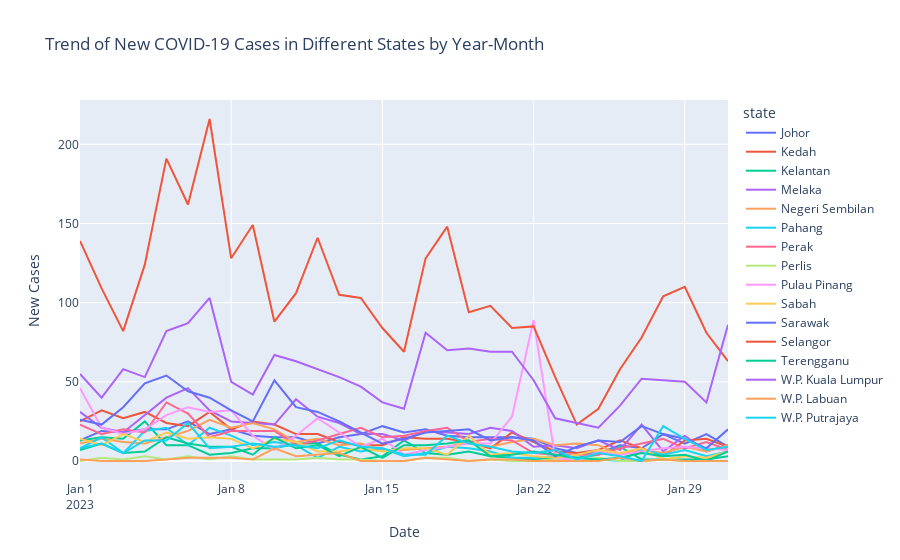

Notebook code cell kept with this figure:
### Code cell
import pandas as pd
import plotly.express as px

CSV_FILE = 'casesstate.csv'
df = pd.read_csv(CSV_FILE)
df['date'] = pd.to_datetime(df['date'])
unique_years = df['date'].dt.year.unique()
unique_months = df['date'].dt.month.unique()

def validate_years_and_months(year, month):
    if (
        year in unique_years and 2020 <= year <= 2023 and
        month in unique_months and 1 <= month <= 12
    ):
        return True
    else:
        return False

while True:
    year_input = input("Step 1: Please enter a year (2020-2023) or press Enter to skip: ")
    if not year_input:
        df_filtered = df
        break
    
    month_input = input("Step 2: Please enter a month (1-12) or press Enter to skip: ")
    if not month_input:
        df_filtered = df
        break
    
    try:
        year = int(year_input)
        month = int(month_input)
        if validate_years_and_months(year, month):
            df_filtered = df[
                (df['date'].dt.year == year) &
                (df['date'].dt.month == month)
            ]
            total_cases = df_filtered['cases_new'].sum()  # Calculate total cases
            print(f"Total cases for {year}-{month} is {total_cases} cases")
            break
        else:
            print("Invalid year or month. Please try again.")
    except ValueError:
        print("Invalid input. Please enter a valid year and month.")
        
if 'df_filtered' in locals():
    fig = px.line(
        df_filtered,
        x='date',
        y='cases_new',
        color='state',
        title='Trend of New COVID-19 Cases in Different States by Year-Month'
    )
    fig.update_layout(xaxis_title='Date', yaxis_title='New Cases')
    fig.show()

### Figure 1 — Plotly figure (JSON) as saved in the notebook; plotly's stock layout.template omitted (floating-point values rounded to 4 significant figures)
{"data": [{"hovertemplate": "state=Johor<br>date=%{x}<br>cases_new=%{y}<extra></extra>", "legendgroup": "Johor", "line": {"color": "#636efa", "dash": "solid"}, "marker": {"symbol": "circle"}, "mode": "lines", "name": "Johor", "orientation": "v", "showlegend": true, "type": "scatter", "x": ["2023-01-01T00:00:00", "2023-01-02T00:00:00", "2023-01-03T00:00:00", "2023-01-04T00:00:00", "2023-01-05T00:00:00", "2023-01-06T00:00:00", "2023-01-07T00:00:00", "2023-01-08T00:00:00", "2023-01-09T00:00:00", "2023-01-10T00:00:00", "2023-01-11T00:00:00", "2023-01-12T00:00:00", "2023-01-13T00:00:00", "2023-01-14T00:00:00", "2023-01-15T00:00:00", "2023-01-16T00:00:00", "2023-01-17T00:00:00", "2023-01-18T00:00:00", "2023-01-19T00:00:00", "2023-01-20T00:00:00", "2023-01-21T00:00:00", "2023-01-22T00:00:00", "2023-01-23T00:00:00", "2023-01-24T00:00:00", "2023-01-25T00:00:00", "2023-01-26T00:00:00", "2023-01-27T00:00:00", "2023-01-28T00:00:00", "2023-01-29T00:00:00", "2023-01-30T00:00:00", "2023-01-31T00:00:00"], "xaxis": "x", "y": [13, 19, 18, 20, 20, 25, 17, 20, 16, 15, 15, 11, 15, 17, 22, 18, 20, 16, 15, 15, 15, 14, 8, 5, 5, 10, 8, 17, 11, 17, 9], "yaxis": "y"}, {"hovertemplate": "state=Kedah<br>date=%{x}<br>cases_new=%{y}<extra></extra>", "legendgroup": "Kedah", "line": {"color": "#EF553B", "dash": "solid"}, "marker": {"symbol": "circle"}, "mode": "lines", "name": "Kedah", "orientation": "v", "showlegend": true, "type": "scatter", "x": ["2023-01-01T00:00:00", "2023-01-02T00:00:00", "2023-01-03T00:00:00", "2023-01-04T00:00:00", "2023-01-05T00:00:00", "2023-01-06T00:00:00", "2023-01-07T00:00:00", "2023-01-08T00:00:00", "2023-01-09T00:00:00", "2023-01-10T00:00:00", "2023-01-11T00:00:00", "2023-01-12T00:00:00", "2023-01-13T00:00:00", "2023-01-14T00:00:00", "2023-01-15T00:00:00", "2023-01-16T00:00:00", "2023-01-17T00:00:00", "2023-01-18T00:00:00", "2023-01-19T00:00:00", "2023-01-20T00:00:00", "2023-01-21T00:00:00", "2023-01-22T00:00:00", "2023-01-23T00:00:00", "2023-01-24T00:00:00", "2023-01-25T00:00:00", "2023-01-26T00:00:00", "2023-01-27T00:00:00", "2023-01-28T00:00:00", "2023-01-29T00:00:00", "2023-01-30T00:00:00", "2023-01-31T00:00:00"], "xaxis": "x", "y": [25, 32, 27, 31, 24, 22, 31, 20, 25, 23, 17, 17, 12, 10, 10, 15, 14, 14, 12, 8, 18, 12, 6, 5, 7, 13, 8, 3, 13, 14, 9], "yaxis": "y"}, {"hovertemplate": "state=Kelantan<br>date=%{x}<br>cases_new=%{y}<extra></extra>", "legendgroup": "Kelantan", "line": {"color": "#00cc96", "dash": "solid"}, "marker": {"symbol": "circle"}, "mode": "lines", "name": "Kelantan", "orientation": "v", "showlegend": true, "type": "scatter", "x": ["2023-01-01T00:00:00", "2023-01-02T00:00:00", "2023-01-03T00:00:00", "2023-01-04T00:00:00", "2023-01-05T00:00:00", "2023-01-06T00:00:00", "2023-01-07T00:00:00", "2023-01-08T00:00:00", "2023-01-09T00:00:00", "2023-01-10T00:00:00", "2023-01-11T00:00:00", "2023-01-12T00:00:00", "2023-01-13T00:00:00", "2023-01-14T00:00:00", "2023-01-15T00:00:00", "2023-01-16T00:00:00", "2023-01-17T00:00:00", "2023-01-18T00:00:00", "2023-01-19T00:00:00", "2023-01-20T00:00:00", "2023-01-21T00:00:00", "2023-01-22T00:00:00", "2023-01-23T00:00:00", "2023-01-24T00:00:00", "2023-01-25T00:00:00", "2023-01-26T00:00:00", "2023-01-27T00:00:00", "2023-01-28T00:00:00", "2023-01-29T00:00:00", "2023-01-30T00:00:00", "2023-01-31T00:00:00"], "xaxis": "x", "y": [13, 15, 14, 25, 10, 10, 4, 5, 8, 8, 11, 11, 4, 1, 3, 13, 5, 4, 6, 3, 2, 1, 2, 2, 4, 9, 1, 1, 1, 1, 3], "yaxis": "y"}, {"hovertemplate": "state=Melaka<br>date=%{x}<br>cases_new=%{y}<extra></extra>", "legendgroup": "Melaka", "line": {"color": "#ab63fa", "dash": "solid"}, "marker": {"symbol": "circle"}, "mode": "lines", "name": "Melaka", "orientation": "v", "showlegend": true, "type": "scatter", "x": ["2023-01-01T00:00:00", "2023-01-02T00:00:00", "2023-01-03T00:00:00", "2023-01-04T00:00:00", "2023-01-05T00:00:00", "2023-01-06T00:00:00", "2023-01-07T00:00:00", "2023-01-08T00:00:00", "2023-01-09T00:00:00", "2023-01-10T00:00:00", "2023-01-11T00:00:00", "2023-01-12T00:00:00", "2023-01-13T00:00:00", "2023-01-14T00:00:00", "2023-01-15T00:00:00", "2023-01-16T00:00:00", "2023-01-17T00:00:00", "2023-01-18T00:00:00", "2023-01-19T00:00:00", "2023-01-20T00:00:00", "2023-01-21T00:00:00", "2023-01-22T00:00:00", "2023-01-23T00:00:00", "2023-01-24T00:00:00", "2023-01-25T00:00:00", "2023-01-26T00:00:00", "2023-01-27T00:00:00", "2023-01-28T00:00:00", "2023-01-29T00:00:00", "2023-01-30T00:00:00", "2023-01-31T00:00:00"], "xaxis": "x", "y": [31, 21, 18, 29, 40, 46, 32, 25, 24, 23, 39, 28, 24, 17, 17, 13, 19, 18, 17, 21, 19, 9, 10, 8, 13, 7, 23, 6, 16, 6, 10], "yaxis": "y"}, {"hovertemplate": "state=Negeri Sembilan<br>date=%{x}<br>cases_new=%{y}<extra></extra>", "legendgroup": "Negeri Sembilan", "line": {"color": "#FFA15A", "dash": "solid"}, "marker": {"symbol": "circle"}, "mode": "lines", "name": "Negeri Sembilan", "orientation": "v", "showlegend": true, "type": "scatter", "x": ["2023-01-01T00:00:00", "2023-01-02T00:00:00", "2023-01-03T00:00:00", "2023-01-04T00:00:00", "2023-01-05T00:00:00", "2023-01-06T00:00:00", "2023-01-07T00:00:00", "2023-01-08T00:00:00", "2023-01-09T00:00:00", "2023-01-10T00:00:00", "2023-01-11T00:00:00", "2023-01-12T00:00:00", "2023-01-13T00:00:00", "2023-01-14T00:00:00", "2023-01-15T00:00:00", "2023-01-16T00:00:00", "2023-01-17T00:00:00", "2023-01-18T00:00:00", "2023-01-19T00:00:00", "2023-01-20T00:00:00", "2023-01-21T00:00:00", "2023-01-22T00:00:00", "2023-01-23T00:00:00", "2023-01-24T00:00:00", "2023-01-25T00:00:00", "2023-01-26T00:00:00", "2023-01-27T00:00:00", "2023-01-28T00:00:00", "2023-01-29T00:00:00", "2023-01-30T00:00:00", "2023-01-31T00:00:00"], "xaxis": "x", "y": [11, 14, 12, 11, 15, 19, 26, 21, 24, 20, 12, 14, 10, 11, 7, 7, 8, 9, 12, 9, 12, 14, 10, 11, 10, 4, 7, 5, 9, 6, 10], "yaxis": "y"}, {"hovertemplate": "state=Pahang<br>date=%{x}<br>cases_new=%{y}<extra></extra>", "legendgroup": "Pahang", "line": {"color": "#19d3f3", "dash": "solid"}, "marker": {"symbol": "circle"}, "mode": "lines", "name": "Pahang", "orientation": "v", "showlegend": true, "type": "scatter", "x": ["2023-01-01T00:00:00", "2023-01-02T00:00:00", "2023-01-03T00:00:00", "2023-01-04T00:00:00", "2023-01-05T00:00:00", "2023-01-06T00:00:00", "2023-01-07T00:00:00", "2023-01-08T00:00:00", "2023-01-09T00:00:00", "2023-01-10T00:00:00", "2023-01-11T00:00:00", "2023-01-12T00:00:00", "2023-01-13T00:00:00", "2023-01-14T00:00:00", "2023-01-15T00:00:00", "2023-01-16T00:00:00", "2023-01-17T00:00:00", "2023-01-18T00:00:00", "2023-01-19T00:00:00", "2023-01-20T00:00:00", "2023-01-21T00:00:00", "2023-01-22T00:00:00", "2023-01-23T00:00:00", "2023-01-24T00:00:00", "2023-01-25T00:00:00", "2023-01-26T00:00:00", "2023-01-27T00:00:00", "2023-01-28T00:00:00", "2023-01-29T00:00:00", "2023-01-30T00:00:00", "2023-01-31T00:00:00"], "xaxis": "x", "y": [8, 15, 5, 19, 21, 10, 21, 16, 10, 12, 10, 2, 9, 6, 8, 3, 5, 9, 8, 6, 2, 2, 3, 2, 1, 0, 7, 4, 7, 3, 6], "yaxis": "y"}, {"hovertemplate": "state=Perak<br>date=%{x}<br>cases_new=%{y}<extra></extra>", "legendgroup": "Perak", "line": {"color": "#FF6692", "dash": "solid"}, "marker": {"symbol": "circle"}, "mode": "lines", "name": "Perak", "orientation": "v", "showlegend": true, "type": "scatter", "x": ["2023-01-01T00:00:00", "2023-01-02T00:00:00", "2023-01-03T00:00:00", "2023-01-04T00:00:00", "2023-01-05T00:00:00", "2023-01-06T00:00:00", "2023-01-07T00:00:00", "2023-01-08T00:00:00", "2023-01-09T00:00:00", "2023-01-10T00:00:00", "2023-01-11T00:00:00", "2023-01-12T00:00:00", "2023-01-13T00:00:00", "2023-01-14T00:00:00", "2023-01-15T00:00:00", "2023-01-16T00:00:00", "2023-01-17T00:00:00", "2023-01-18T00:00:00", "2023-01-19T00:00:00", "2023-01-20T00:00:00", "2023-01-21T00:00:00", "2023-01-22T00:00:00", "2023-01-23T00:00:00", "2023-01-24T00:00:00", "2023-01-25T00:00:00", "2023-01-26T00:00:00", "2023-01-27T00:00:00", "2023-01-28T00:00:00", "2023-01-29T00:00:00", "2023-01-30T00:00:00", "2023-01-31T00:00:00"], "xaxis": "x", "y": [23, 17, 20, 18, 37, 30, 15, 19, 19, 19, 10, 13, 17, 21, 15, 16, 19, 21, 12, 14, 13, 5, 4, 4, 4, 8, 11, 14, 8, 12, 7], "yaxis": "y"}, {"hovertemplate": "state=Perlis<br>date=%{x}<br>cases_new=%{y}<extra></extra>", "legendgroup": "Perlis", "line": {"color": "#B6E880", "dash": "solid"}, "marker": {"symbol": "circle"}, "mode": "lines", "name": "Perlis", "orientation": "v", "showlegend": true, "type": "scatter", "x": ["2023-01-01T00:00:00", "2023-01-02T00:00:00", "2023-01-03T00:00:00", "2023-01-04T00:00:00", "2023-01-05T00:00:00", "2023-01-06T00:00:00", "2023-01-07T00:00:00", "2023-01-08T00:00:00", "2023-01-09T00:00:00", "2023-01-10T00:00:00", "2023-01-11T00:00:00", "2023-01-12T00:00:00", "2023-01-13T00:00:00", "2023-01-14T00:00:00", "2023-01-15T00:00:00", "2023-01-16T00:00:00", "2023-01-17T00:00:00", "2023-01-18T00:00:00", "2023-01-19T00:00:00", "2023-01-20T00:00:00", "2023-01-21T00:00:00", "2023-01-22T00:00:00", "2023-01-23T00:00:00", "2023-01-24T00:00:00", "2023-01-25T00:00:00", "2023-01-26T00:00:00", "2023-01-27T00:00:00", "2023-01-28T00:00:00", "2023-01-29T00:00:00", "2023-01-30T00:00:00", "2023-01-31T00:00:00"], "xaxis": "x", "y": [0, 2, 1, 3, 1, 3, 1, 3, 1, 1, 1, 2, 1, 1, 0, 0, 2, 2, 0, 1, 0, 0, 1, 1, 2, 0, 0, 1, 0, 0, 0], "yaxis": "y"}, {"hovertemplate": "state=Pulau Pinang<br>date=%{x}<br>cases_new=%{y}<extra></extra>", "legendgroup": "Pulau Pinang", "line": {"color": "#FF97FF", "dash": "solid"}, "marker": {"symbol": "circle"}, "mode": "lines", "name": "Pulau Pinang", "orientation": "v", "showlegend": true, "type": "scatter", "x": ["2023-01-01T00:00:00", "2023-01-02T00:00:00", "2023-01-03T00:00:00", "2023-01-04T00:00:00", "2023-01-05T00:00:00", "2023-01-06T00:00:00", "2023-01-07T00:00:00", "2023-01-08T00:00:00", "2023-01-09T00:00:00", "2023-01-10T00:00:00", "2023-01-11T00:00:00", "2023-01-12T00:00:00", "2023-01-13T00:00:00", "2023-01-14T00:00:00", "2023-01-15T00:00:00", "2023-01-16T00:00:00", "2023-01-17T00:00:00", "2023-01-18T00:00:00", "2023-01-19T00:00:00", "2023-01-20T00:00:00", "2023-01-21T00:00:00", "2023-01-22T00:00:00", "2023-01-23T00:00:00", "2023-01-24T00:00:00", "2023-01-25T00:00:00", "2023-01-26T00:00:00", "2023-01-27T00:00:00", "2023-01-28T00:00:00", "2023-01-29T00:00:00", "2023-01-30T00:00:00", "2023-01-31T00:00:00"], "xaxis": "x", "y": [46, 21, 17, 20, 29, 34, 31, 32, 16, 7, 16, 27, 18, 9, 14, 4, 7, 9, 11, 11, 28, 89, 2, 0, 6, 4, 6, 8, 9, 8, 7], "yaxis": "y"}, {"hovertemplate": "state=Sabah<br>date=%{x}<br>cases_new=%{y}<extra></extra>", "legendgroup": "Sabah", "line": {"color": "#FECB52", "dash": "solid"}, "marker": {"symbol": "circle"}, "mode": "lines", "name": "Sabah", "orientation": "v", "showlegend": true, "type": "scatter", "x": ["2023-01-01T00:00:00", "2023-01-02T00:00:00", "2023-01-03T00:00:00", "2023-01-04T00:00:00", "2023-01-05T00:00:00", "2023-01-06T00:00:00", "2023-01-07T00:00:00", "2023-01-08T00:00:00", "2023-01-09T00:00:00", "2023-01-10T00:00:00", "2023-01-11T00:00:00", "2023-01-12T00:00:00", "2023-01-13T00:00:00", "2023-01-14T00:00:00", "2023-01-15T00:00:00", "2023-01-16T00:00:00", "2023-01-17T00:00:00", "2023-01-18T00:00:00", "2023-01-19T00:00:00", "2023-01-20T00:00:00", "2023-01-21T00:00:00", "2023-01-22T00:00:00", "2023-01-23T00:00:00", "2023-01-24T00:00:00", "2023-01-25T00:00:00", "2023-01-26T00:00:00", "2023-01-27T00:00:00", "2023-01-28T00:00:00", "2023-01-29T00:00:00", "2023-01-30T00:00:00", "2023-01-31T00:00:00"], "xaxis": "x", "y": [14, 10, 17, 12, 18, 14, 15, 14, 8, 14, 12, 6, 6, 8, 6, 8, 8, 4, 16, 4, 5, 3, 2, 4, 7, 5, 8, 1, 3, 2, 6], "yaxis": "y"}, {"hovertemplate": "state=Sarawak<br>date=%{x}<br>cases_new=%{y}<extra></extra>", "legendgroup": "Sarawak", "line": {"color": "#636efa", "dash": "solid"}, "marker": {"symbol": "circle"}, "mode": "lines", "name": "Sarawak", "orientation": "v", "showlegend": true, "type": "scatter", "x": ["2023-01-01T00:00:00", "2023-01-02T00:00:00", "2023-01-03T00:00:00", "2023-01-04T00:00:00", "2023-01-05T00:00:00", "2023-01-06T00:00:00", "2023-01-07T00:00:00", "2023-01-08T00:00:00", "2023-01-09T00:00:00", "2023-01-10T00:00:00", "2023-01-11T00:00:00", "2023-01-12T00:00:00", "2023-01-13T00:00:00", "2023-01-14T00:00:00", "2023-01-15T00:00:00", "2023-01-16T00:00:00", "2023-01-17T00:00:00", "2023-01-18T00:00:00", "2023-01-19T00:00:00", "2023-01-20T00:00:00", "2023-01-21T00:00:00", "2023-01-22T00:00:00", "2023-01-23T00:00:00", "2023-01-24T00:00:00", "2023-01-25T00:00:00", "2023-01-26T00:00:00", "2023-01-27T00:00:00", "2023-01-28T00:00:00", "2023-01-29T00:00:00", "2023-01-30T00:00:00", "2023-01-31T00:00:00"], "xaxis": "x", "y": [26, 23, 34, 49, 54, 44, 40, 32, 25, 51, 34, 31, 25, 18, 11, 14, 18, 19, 20, 13, 15, 13, 3, 9, 13, 12, 22, 17, 14, 8, 20], "yaxis": "y"}, {"hovertemplate": "state=Selangor<br>date=%{x}<br>cases_new=%{y}<extra></extra>", "legendgroup": "Selangor", "line": {"color": "#EF553B", "dash": "solid"}, "marker": {"symbol": "circle"}, "mode": "lines", "name": "Selangor", "orientation": "v", "showlegend": true, "type": "scatter", "x": ["2023-01-01T00:00:00", "2023-01-02T00:00:00", "2023-01-03T00:00:00", "2023-01-04T00:00:00", "2023-01-05T00:00:00", "2023-01-06T00:00:00", "2023-01-07T00:00:00", "2023-01-08T00:00:00", "2023-01-09T00:00:00", "2023-01-10T00:00:00", "2023-01-11T00:00:00", "2023-01-12T00:00:00", "2023-01-13T00:00:00", "2023-01-14T00:00:00", "2023-01-15T00:00:00", "2023-01-16T00:00:00", "2023-01-17T00:00:00", "2023-01-18T00:00:00", "2023-01-19T00:00:00", "2023-01-20T00:00:00", "2023-01-21T00:00:00", "2023-01-22T00:00:00", "2023-01-23T00:00:00", "2023-01-24T00:00:00", "2023-01-25T00:00:00", "2023-01-26T00:00:00", "2023-01-27T00:00:00", "2023-01-28T00:00:00", "2023-01-29T00:00:00", "2023-01-30T00:00:00", "2023-01-31T00:00:00"], "xaxis": "x", "y": [139, 109, 82, 124, 191, 162, 216, 128, 149, 88, 106, 141, 105, 103, 84, 69, 128, 148, 94, 98, 84, 85, 53, 23, 33, 58, 78, 104, 110, 81, 63], "yaxis": "y"}, {"hovertemplate": "state=Terengganu<br>date=%{x}<br>cases_new=%{y}<extra></extra>", "legendgroup": "Terengganu", "line": {"color": "#00cc96", "dash": "solid"}, "marker": {"symbol": "circle"}, "mode": "lines", "name": "Terengganu", "orientation": "v", "showlegend": true, "type": "scatter", "x": ["2023-01-01T00:00:00", "2023-01-02T00:00:00", "2023-01-03T00:00:00", "2023-01-04T00:00:00", "2023-01-05T00:00:00", "2023-01-06T00:00:00", "2023-01-07T00:00:00", "2023-01-08T00:00:00", "2023-01-09T00:00:00", "2023-01-10T00:00:00", "2023-01-11T00:00:00", "2023-01-12T00:00:00", "2023-01-13T00:00:00", "2023-01-14T00:00:00", "2023-01-15T00:00:00", "2023-01-16T00:00:00", "2023-01-17T00:00:00", "2023-01-18T00:00:00", "2023-01-19T00:00:00", "2023-01-20T00:00:00", "2023-01-21T00:00:00", "2023-01-22T00:00:00", "2023-01-23T00:00:00", "2023-01-24T00:00:00", "2023-01-25T00:00:00", "2023-01-26T00:00:00", "2023-01-27T00:00:00", "2023-01-28T00:00:00", "2023-01-29T00:00:00", "2023-01-30T00:00:00", "2023-01-31T00:00:00"], "xaxis": "x", "y": [7, 11, 5, 6, 15, 11, 9, 9, 4, 15, 8, 10, 3, 9, 2, 10, 10, 11, 13, 3, 4, 6, 4, 2, 1, 2, 5, 3, 4, 0, 6], "yaxis": "y"}, {"hovertemplate": "state=W.P. Kuala Lumpur<br>date=%{x}<br>cases_new=%{y}<extra></extra>", "legendgroup": "W.P. Kuala Lumpur", "line": {"color": "#ab63fa", "dash": "solid"}, "marker": {"symbol": "circle"}, "mode": "lines", "name": "W.P. Kuala Lumpur", "orientation": "v", "showlegend": true, "type": "scatter", "x": ["2023-01-01T00:00:00", "2023-01-02T00:00:00", "2023-01-03T00:00:00", "2023-01-04T00:00:00", "2023-01-05T00:00:00", "2023-01-06T00:00:00", "2023-01-07T00:00:00", "2023-01-08T00:00:00", "2023-01-09T00:00:00", "2023-01-10T00:00:00", "2023-01-11T00:00:00", "2023-01-12T00:00:00", "2023-01-13T00:00:00", "2023-01-14T00:00:00", "2023-01-15T00:00:00", "2023-01-16T00:00:00", "2023-01-17T00:00:00", "2023-01-18T00:00:00", "2023-01-19T00:00:00", "2023-01-20T00:00:00", "2023-01-21T00:00:00", "2023-01-22T00:00:00", "2023-01-23T00:00:00", "2023-01-24T00:00:00", "2023-01-25T00:00:00", "2023-01-26T00:00:00", "2023-01-27T00:00:00", "2023-01-28T00:00:00", "2023-01-29T00:00:00", "2023-01-30T00:00:00", "2023-01-31T00:00:00"], "xaxis": "x", "y": [55, 40, 58, 53, 82, 87, 103, 50, 42, 67, 63, 58, 53, 47, 37, 33, 81, 70, 71, 69, 69, 51, 27, 24, 21, 35, 52, 51, 50, 37, 86], "yaxis": "y"}, {"hovertemplate": "state=W.P. Labuan<br>date=%{x}<br>cases_new=%{y}<extra></extra>", "legendgroup": "W.P. Labuan", "line": {"color": "#FFA15A", "dash": "solid"}, "marker": {"symbol": "circle"}, "mode": "lines", "name": "W.P. Labuan", "orientation": "v", "showlegend": true, "type": "scatter", "x": ["2023-01-01T00:00:00", "2023-01-02T00:00:00", "2023-01-03T00:00:00", "2023-01-04T00:00:00", "2023-01-05T00:00:00", "2023-01-06T00:00:00", "2023-01-07T00:00:00", "2023-01-08T00:00:00", "2023-01-09T00:00:00", "2023-01-10T00:00:00", "2023-01-11T00:00:00", "2023-01-12T00:00:00", "2023-01-13T00:00:00", "2023-01-14T00:00:00", "2023-01-15T00:00:00", "2023-01-16T00:00:00", "2023-01-17T00:00:00", "2023-01-18T00:00:00", "2023-01-19T00:00:00", "2023-01-20T00:00:00", "2023-01-21T00:00:00", "2023-01-22T00:00:00", "2023-01-23T00:00:00", "2023-01-24T00:00:00", "2023-01-25T00:00:00", "2023-01-26T00:00:00", "2023-01-27T00:00:00", "2023-01-28T00:00:00", "2023-01-29T00:00:00", "2023-01-30T00:00:00", "2023-01-31T00:00:00"], "xaxis": "x", "y": [1, 0, 0, 0, 1, 2, 2, 2, 1, 8, 3, 4, 5, 0, 0, 0, 2, 1, 0, 1, 1, 0, 0, 0, 0, 2, 0, 1, 0, 0, 0], "yaxis": "y"}, {"hovertemplate": "state=W.P. Putrajaya<br>date=%{x}<br>cases_new=%{y}<extra></extra>", "legendgroup": "W.P. Putrajaya", "line": {"color": "#19d3f3", "dash": "solid"}, "marker": {"symbol": "circle"}, "mode": "lines", "name": "W.P. Putrajaya", "orientation": "v", "showlegend": true, "type": "scatter", "x": ["2023-01-01T00:00:00", "2023-01-02T00:00:00", "2023-01-03T00:00:00", "2023-01-04T00:00:00", "2023-01-05T00:00:00", "2023-01-06T00:00:00", "2023-01-07T00:00:00", "2023-01-08T00:00:00", "2023-01-09T00:00:00", "2023-01-10T00:00:00", "2023-01-11T00:00:00", "2023-01-12T00:00:00", "2023-01-13T00:00:00", "2023-01-14T00:00:00", "2023-01-15T00:00:00", "2023-01-16T00:00:00", "2023-01-17T00:00:00", "2023-01-18T00:00:00", "2023-01-19T00:00:00", "2023-01-20T00:00:00", "2023-01-21T00:00:00", "2023-01-22T00:00:00", "2023-01-23T00:00:00", "2023-01-24T00:00:00", "2023-01-25T00:00:00", "2023-01-26T00:00:00", "2023-01-27T00:00:00", "2023-01-28T00:00:00", "2023-01-29T00:00:00", "2023-01-30T00:00:00", "2023-01-31T00:00:00"], "xaxis": "x", "y": [8, 11, 5, 13, 13, 24, 8, 9, 11, 9, 10, 8, 13, 9, 8, 4, 4, 16, 11, 9, 6, 5, 7, 1, 5, 3, 0, 22, 14, 7, 9], "yaxis": "y"}], "layout": {"legend": {"title": {"text": "state"}, "tracegroupgap": 0}, "title": {"text": "Trend of New COVID-19 Cases in Different States by Year-Month"}, "xaxis": {"anchor": "y", "domain": [0, 1], "title": {"text": "Date"}}, "yaxis": {"anchor": "x", "domain": [0, 1], "title": {"text": "New Cases"}}}}
